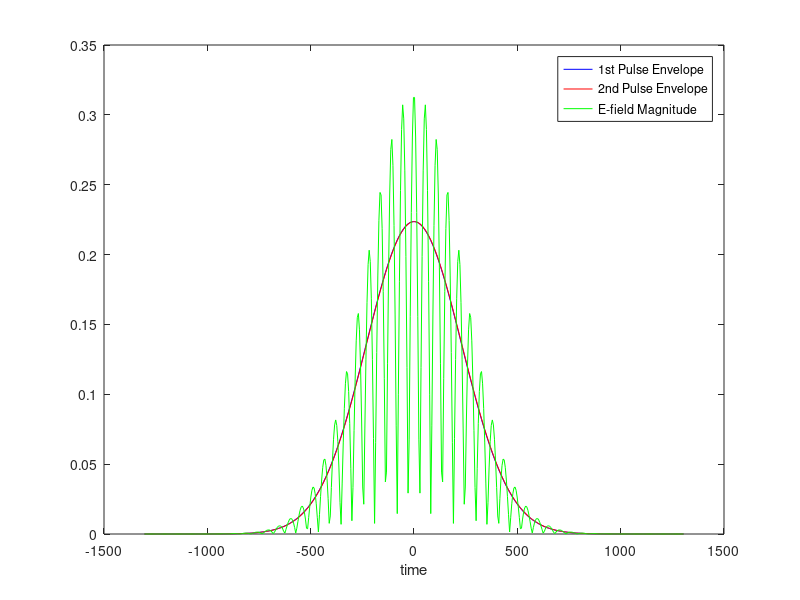
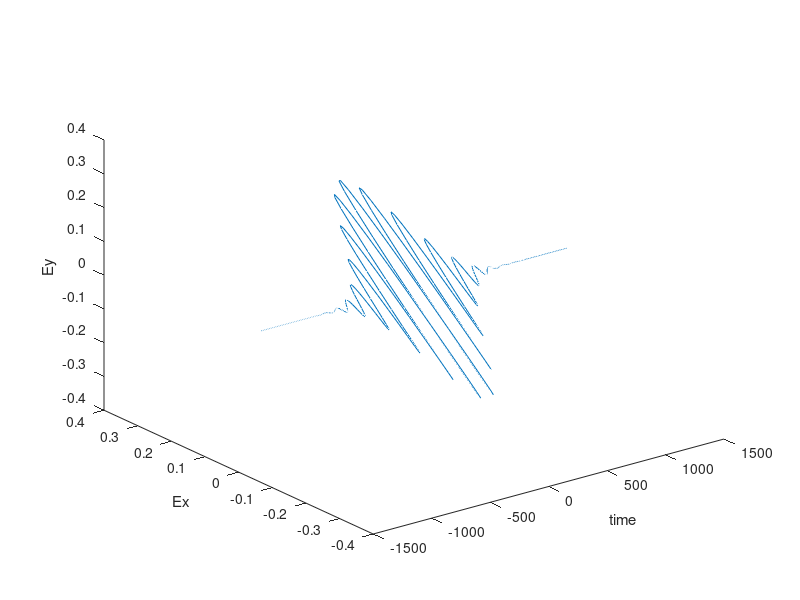

These charts were generated, in order, by the following MATLAB code: (Note: a time limit stopped this script after it produced the figures.)
%SFA_H_3D_VORTEX_cos2_envelop.m: SFA, real hydrogen atom, Feb20 2017
%works
clear,clc,tic
close all
I1=sqrt(-1);

tic

%Two oppositely circularly polarized time-delayed as pulses: PRL 115 113004 2015
nt=500;
W= 0.0577; %3/27.2;    %0.1103 angular frequency => Period = 2*pi/W = 56.9675 => F = 0.0176
lambda = (3*10^8)/(W/(2*pi))*(2.419*10^-17)/10^-9;  %wavelength in nm
nc = 6;
T=nc*pi/W;  %Pulse width = N*Period = 6*[2*3.14/(3/27.2)] = 341.8 | e^(-T^2/T^2) = e^(-1) = 0.3679
%T=2000; %pulse width in atomic units
tau=4*T;       %Pulse separation
phi1 = 0;
phi2 = 0;
E0=sqrt(3.5e15/3.5e16);
Ip=0.9037/6;  %H=12.13/27.2  |  He=0.9037 for He
ksi=1;
dt=T/nt;   %8*341.8/(100-1) = 27.62 Time increment for loop iteration
t(nt)=NaN;
td(nt)=NaN;
Ex(nt)=NaN;
Ey(nt)=NaN;
F(nt)=NaN;
Fd(nt)=NaN;

polarization = 'Lin Ortho'; %Polarization variable (see below)
pc = 1; p1 = 1; p2 = 1; po = 1; poi=0;
if strcmp(polarization, 'LR')
    p1 = -1; p2 = 1;
elseif strcmp(polarization, 'RL')
    p1 = 1; p2 = -1;
elseif strcmp(polarization, 'Lin Ident')
    py = 0;
elseif strcmp(polarization, 'Lin Ortho')
    py = 1; po = 0; poi = 1;        %Polarization orthogonal identical CEP
elseif strcmp(polarization, 'LL')
    p1 = -1; p2 = -1;
elseif strcmp(polarization, 'RR')
    p1 = 1; p2 = 1;
end

for i_tau=1:50
    tau = i_tau*T/6/50;
    parfor i=1:nt
        t(i) = 4*(2*i-nt-1)*dt;
        F(i)=exp(-(t(i)+tau/2)^2/T^2);
        Fd(i)=exp(-(t(i)-tau/2)^2/T^2);
        Ex(i)=   F(i)*E0    /(1+ksi^2)^0.5*cos(1.0*p1*W*(t(i)+tau/2)+phi1)    + po*1*Fd(i)*E0    /(1+ksi^2)^0.5*cos(1.0*p2*W*(t(i)-tau/2)+phi2);
        Ey(i)=   po*py*F(i)*E0*ksi/(1+ksi^2)^0.5*sin(1.0*p1*W*(t(i)+tau/2)+phi1) + py*1*Fd(i)*E0*ksi/(1+ksi^2)^0.5*sin(1.0*p2*W*(t(i)-tau/2)+poi*pi/2+phi2);
    end

    
    plotrange = linspace(min(t),max(t),nt);

    figA = figure;
    plot(plotrange,E0*F/sqrt(2),'b', ...
            plotrange,E0*Fd/sqrt(2),'r', ...
            plotrange,sqrt(Ex.^2+Ey.^2),'g');
    legend('1st Pulse Envelope','2nd Pulse Envelope','E-field Magnitude');
    xlabel('time');

    figB = figure;
    plot3(plotrange,Ex,Ey);
    xlabel('time');
    ylabel('Ex');
    zlabel('Ey');
    
    

    
    if i_tau < 10, zeroes = '00';
    elseif i_tau < 100, zeroes = '0';
    elseif i_tau < 1000, zeroes = '';
    end
    
    dir = './Lin_Ortho_Pulses_tau_sweep_from_0/';
    saveas(figA, strcat(dir,'Envelope_E-field_Magnitude',zeroes,num2str(i_tau),'.png'));
    saveas(figB, strcat(dir,'E-field_',zeroes,num2str(i_tau),'.png'));



    %Vector potential
    % E(t) = -dA(t)/dt  =>  A(t) = -Integral (t0 to t) E(t')dt'
    Ax(nt)=NaN;
    Ay(nt)=NaN;
    parfor i=1:nt
        jkx=0;
        jky=0;
        for j=1:i
            jkx=jkx-Ex(j)*dt;   %Subtract Ex(t')dt' for t'=j*dt from jkx (adding one slice of the integral)
            jky=jky-Ey(j)*dt;   %Do the same for jky with Ey
        end
        Ax(i)=jkx;  %Set Ax(t) = jkx = - Integral (1 to t) Ex(t')dt'
        Ay(i)=jky;  %Do the same for jky with Ey
    end

    %Momentum
    nx=200;
    Px(nx)=NaN;
    dpx=2/(nx-1);
    parfor i=1:nx                      %Setting up the x momentum array list
        Px(i)=(i-nx/2-1/2)*dpx;     %Px in [-49.5,49.5] in increments of dpx=1/33
    end
    ny=200;
    Py(ny)=NaN;
    dpy=2/(ny-1);
    parfor i=1:ny                      %Do the same for the y momentum
        Py(i)=(i-ny/2-1/2)*dpy;    
    end

    %Momentum spectra
    Mx(nx,ny)=NaN;
    My(nx,ny)=NaN;
    P(nx,ny)=NaN;
    tic

    parfor ix=1:nx
        for iy=1:ny

            %K=sqrt(Px(ix)^2+Py(iy)^2);
            %Mx(ix,iy)=sqrt(128/3)*sqrt(K)*((K-I1)/(-K-I1))^(I1/k)*sqrt(1+coth(pi/K));
            %
            Mx(ix,iy)=(sqrt(-1)*2^(3.5)*(2*Ip)^(5/4)/pi)*Px(ix)/(Px(ix)^2+Py(iy)^2+2*Ip)^3;
            My(ix,iy)=(sqrt(-1)*2^(3.5)*(2*Ip)^(5/4)/pi)*Py(iy)/(Px(ix)^2+Py(iy)^2+2*Ip)^3;
            jkM=0;
            for it=1:nt
                phase=0;
                for it2=it:nt %phase = Integral (t to tf) (Px(x)-Ax(t))^2/2 + (Py(y)-Ay(t))^2/2
                    %phase=phase+dt*( (Px(ix)-Ax(it2))^2/2+(Py(iy)-Ay(it2))^2/2+Ip +0.1*(F(it)+Fd(it)) );
                    phase=phase+dt*( (Px(ix)+Ax(it2))^2/2+(Py(iy)+Ay(it2))^2/2+Ip );
                end
                %jkM = Integral (1 to tf) i*(Ex(t)*M(x,y)+Ey(t)*M(x,y))*e^(-i*phi)dt
                jkM=jkM+sqrt(-1)*dt*Ex(it)*Mx(ix,iy)*exp(-sqrt(-1)*phase);
                jkM=jkM+sqrt(-1)*dt*Ey(it)*My(ix,iy)*exp(-sqrt(-1)*phase);
                P(ix,iy)=jkM;
            end
        end
        ix
    end

    fig = figure;
    imagesc(Px,Py,abs(P').^2);
    set(gca, 'YDir','normal');
    colorbar;
    xlabel('Px (a.u.)');
    ylabel('Py (a.u.)');
    axis([-1 1 -1 1]);
    title('Photoelectron Momentum Distribution');
    str1 = {strcat('$$\tau = ', num2str(round(tau,1)), '\ au$$'), ...
            strcat('$$T = ', num2str(round(T,1)), '\ au$$'), ...
            strcat('$$\lambda = ', num2str(round(lambda,1)),'\ nm$$')};
    text(-0.95,0.80,str1,'Interpreter','latex','BackgroundColor','yellow');
    str2 = {strcat('$$\phi_1 = ', num2str(round(phi1/pi,1)), '\ \pi$$'), ...
            strcat('$$\phi_2 = ', num2str(round(phi2/pi,1)), '\ \pi$$')};
    text(-0.95,-0.85,str2,'Interpreter','latex','BackgroundColor','yellow');
    str3 = {strcat('$$n_c = ', num2str(nc),'$$')};
    text(0.5,0.90,str3,'Interpreter','latex','BackgroundColor','yellow');
    str4 = {strcat('$$Polarization = ', polarization,'$$')};
    text(0.05,-0.90,str4,'Interpreter','latex','BackgroundColor','yellow');
    pbaspect([1 1 1]);
    
    %Frige peak separation
    Prob = abs(P(100,1:100)');
    [arlen, arwid] = size(Prob);    %Get array length of 1D array
    maxima = [];                    %Instantiate maxima list
    for i=2:arlen-2                 %Iterate over indices with indices = index-1 and index+1 present
       if Prob(i) > Prob(i-1) && Prob(i) > Prob(i+1)
           maxima = [maxima; i];    %If value at index i is greater than adjacent values, add index to maxima list
       end
    end
    maxima_vals = Prob(maxima);     %Values at maxima
    max1 = maxima(maxima_vals==max(maxima_vals));     %Index of largest maxima
    max2 = maxima(maxima_vals==max(maxima_vals(maxima_vals<max(maxima_vals))));   %Index of 2nd largest maxima
    
    delta_p = abs(Px(max1) - Px(max2)); %p separation
    delta_E = abs(Px(max1)^2-Px(max2)^2)/2*27.211;  %E separation
    strp = {strcat('$$\Delta p_F = ',num2str(round(delta_p,2)),'\ au$$'), ...
        strcat('$$\Delta E_F = ',num2str(round(delta_E,2)),'\ eV$$')};
    hold on
    plot([Px(max1),Px(max2)],[0,0],'Color','r','LineWidth',2);  %Draws line between peaks
    text((Px(max1)+Px(max2))/2,0.2,strp,'Interpreter','latex','BackgroundColor','cyan');
    
    
    saveas(fig,strcat(dir,'Momentum_Distribution_',zeroes,num2str(i_tau),'.png'))

end


toc



% figure
% pcolor(Px,Py,abs(P').^2);
% shading interp;
% xlabel('Px (a.u.)');
% ylabel('Py (a.u.)');

% %ADK probability amplitudes at field extrema
% omega=9.1e-31*(1.6e-19)^4/(4*pi*8.85e-12)^2/(1.055e-34)^3;
% Ea=(9.1e-31)^2*(1.6e-19)^5/(4*pi*8.85e-12)^3/(1.055e-34)^4;
% rH=13.6/13.6;
% alpha=4*omega*(rH)^2.5*Ea;
% beta=2*(rH)^1.5*Ea/3;
%
% PES(nz,nx)=NaN;
% for iz=1:nz
% for ix=1:nx
%
%     jpes=0;
%     for it=1:nt
%     Wt=alpha/(abs(Ea*EZ(it))+1000)*exp(-beta/(abs(Ea*EZ(it))+1000));
%     St=0;
%     JW=0;
%     for j=it+1:nt
%     St=St+dt*((PZ(iz)-AZ(it))^2/2+(PX(ix)-AX(it))^2/2+Ip);
%     JW=JW+exp(-abs(Wt)^2);
%     end
%     jpes=jpes+JW*Wt*exp(-sqrt(-1)*St);
%     end
%     PES(iz,ix)=jpes;
% end
% iz
% end
% toc/60
% PES=PES/max(max(abs(PES)));
% contour(PX,PZ,(1-abs(PES')).^2,100);
% contour(PX,PZ,abs(PES').^2,100);
% xlabel('Pz (a.u.)');
% ylabel('Px (a.u.)');
%end--------------------------
